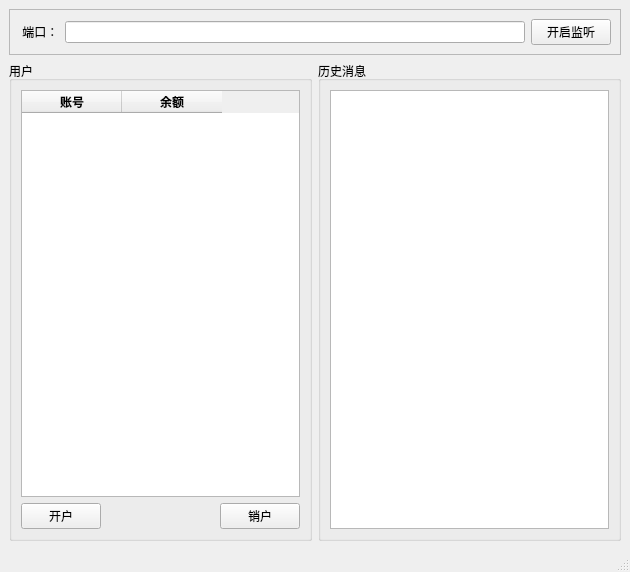
<?xml version="1.0" encoding="UTF-8"?>
<ui version="4.0">
 <class>MainWindow</class>
 <widget class="QMainWindow" name="MainWindow">
  <property name="geometry">
   <rect>
    <x>0</x>
    <y>0</y>
    <width>630</width>
    <height>572</height>
   </rect>
  </property>
  <property name="windowTitle">
   <string>MainWindow</string>
  </property>
  <widget class="QWidget" name="centralwidget">
   <layout class="QVBoxLayout" name="verticalLayout_2">
    <item>
     <widget class="QFrame" name="frame">
      <property name="frameShape">
       <enum>QFrame::StyledPanel</enum>
      </property>
      <property name="frameShadow">
       <enum>QFrame::Raised</enum>
      </property>
      <layout class="QHBoxLayout" name="horizontalLayout">
       <item>
        <widget class="QLabel" name="label">
         <property name="text">
          <string> 端口：</string>
         </property>
        </widget>
       </item>
       <item>
        <widget class="QLineEdit" name="setport"/>
       </item>
       <item>
        <widget class="QPushButton" name="listenButton">
         <property name="text">
          <string>开启监听</string>
         </property>
        </widget>
       </item>
      </layout>
     </widget>
    </item>
    <item>
     <layout class="QHBoxLayout" name="horizontalLayout_4">
      <item>
       <widget class="QGroupBox" name="groupBox_2">
        <property name="title">
         <string>用户</string>
        </property>
        <layout class="QVBoxLayout" name="verticalLayout">
         <item>
          <widget class="QTableWidget" name="ListTable">
           <column>
            <property name="text">
             <string>账号</string>
            </property>
            <property name="font">
             <font>
              <weight>75</weight>
              <bold>true</bold>
             </font>
            </property>
           </column>
           <column>
            <property name="text">
             <string>余额</string>
            </property>
            <property name="font">
             <font>
              <weight>75</weight>
              <bold>true</bold>
             </font>
            </property>
           </column>
          </widget>
         </item>
         <item>
          <layout class="QHBoxLayout" name="horizontalLayout_3">
           <item>
            <widget class="QPushButton" name="NewopenButton">
             <property name="text">
              <string>开户</string>
             </property>
            </widget>
           </item>
           <item>
            <spacer name="horizontalSpacer">
             <property name="orientation">
              <enum>Qt::Horizontal</enum>
             </property>
             <property name="sizeHint" stdset="0">
              <size>
               <width>40</width>
               <height>20</height>
              </size>
             </property>
            </spacer>
           </item>
           <item>
            <widget class="QPushButton" name="DelButton">
             <property name="text">
              <string>销户</string>
             </property>
            </widget>
           </item>
          </layout>
         </item>
        </layout>
       </widget>
      </item>
      <item>
       <widget class="QGroupBox" name="groupBox">
        <property name="title">
         <string>历史消息</string>
        </property>
        <layout class="QHBoxLayout" name="horizontalLayout_2">
         <item>
          <widget class="QTextEdit" name="record">
           <property name="readOnly">
            <bool>true</bool>
           </property>
          </widget>
         </item>
        </layout>
       </widget>
      </item>
     </layout>
    </item>
   </layout>
  </widget>
  <widget class="QStatusBar" name="statusbar"/>
 </widget>
 <resources/>
 <connections/>
</ui>
